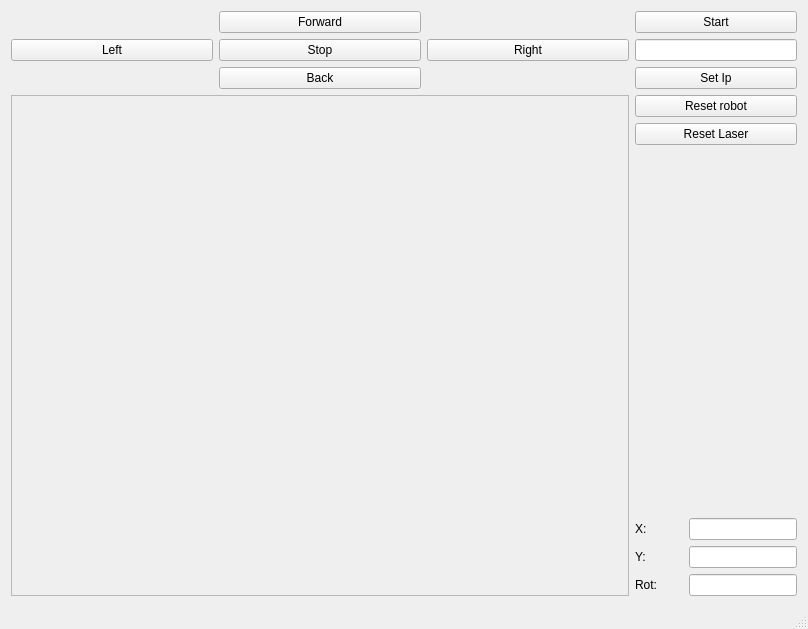
<?xml version="1.0" encoding="UTF-8"?>
<ui version="4.0">
 <class>MainWindow</class>
 <widget class="QMainWindow" name="MainWindow">
  <property name="geometry">
   <rect>
    <x>0</x>
    <y>0</y>
    <width>808</width>
    <height>629</height>
   </rect>
  </property>
  <property name="windowTitle">
   <string>MainWindow</string>
  </property>
  <widget class="QWidget" name="centralWidget">
   <layout class="QGridLayout" name="gridLayout">
    <item row="2" column="0">
     <widget class="QFrame" name="frame">
      <property name="sizePolicy">
       <sizepolicy hsizetype="MinimumExpanding" vsizetype="Expanding">
        <horstretch>0</horstretch>
        <verstretch>0</verstretch>
       </sizepolicy>
      </property>
      <property name="minimumSize">
       <size>
        <width>600</width>
        <height>450</height>
       </size>
      </property>
      <property name="frameShape">
       <enum>QFrame::StyledPanel</enum>
      </property>
      <property name="frameShadow">
       <enum>QFrame::Raised</enum>
      </property>
     </widget>
    </item>
    <item row="1" column="1">
     <layout class="QVBoxLayout" name="verticalLayout">
      <item>
       <widget class="QPushButton" name="pushButton_9">
        <property name="sizePolicy">
         <sizepolicy hsizetype="Fixed" vsizetype="Fixed">
          <horstretch>0</horstretch>
          <verstretch>0</verstretch>
         </sizepolicy>
        </property>
        <property name="minimumSize">
         <size>
          <width>162</width>
          <height>0</height>
         </size>
        </property>
        <property name="text">
         <string>Start</string>
        </property>
       </widget>
      </item>
      <item>
       <widget class="QLineEdit" name="lineEdit">
        <property name="sizePolicy">
         <sizepolicy hsizetype="Fixed" vsizetype="Fixed">
          <horstretch>0</horstretch>
          <verstretch>0</verstretch>
         </sizepolicy>
        </property>
        <property name="minimumSize">
         <size>
          <width>162</width>
          <height>0</height>
         </size>
        </property>
       </widget>
      </item>
      <item>
       <widget class="QPushButton" name="pushButton">
        <property name="sizePolicy">
         <sizepolicy hsizetype="Fixed" vsizetype="Fixed">
          <horstretch>0</horstretch>
          <verstretch>0</verstretch>
         </sizepolicy>
        </property>
        <property name="minimumSize">
         <size>
          <width>162</width>
          <height>0</height>
         </size>
        </property>
        <property name="text">
         <string>Set Ip</string>
        </property>
       </widget>
      </item>
     </layout>
    </item>
    <item row="1" column="0">
     <layout class="QGridLayout" name="gridLayout_2">
      <item row="1" column="2">
       <widget class="QPushButton" name="pushButton_5">
        <property name="sizePolicy">
         <sizepolicy hsizetype="Expanding" vsizetype="Fixed">
          <horstretch>0</horstretch>
          <verstretch>0</verstretch>
         </sizepolicy>
        </property>
        <property name="text">
         <string>Right</string>
        </property>
       </widget>
      </item>
      <item row="0" column="1">
       <widget class="QPushButton" name="pushButton_2">
        <property name="sizePolicy">
         <sizepolicy hsizetype="Expanding" vsizetype="Fixed">
          <horstretch>0</horstretch>
          <verstretch>0</verstretch>
         </sizepolicy>
        </property>
        <property name="text">
         <string>Forward</string>
        </property>
       </widget>
      </item>
      <item row="1" column="0">
       <widget class="QPushButton" name="pushButton_6">
        <property name="sizePolicy">
         <sizepolicy hsizetype="Expanding" vsizetype="Fixed">
          <horstretch>0</horstretch>
          <verstretch>0</verstretch>
         </sizepolicy>
        </property>
        <property name="text">
         <string>Left</string>
        </property>
       </widget>
      </item>
      <item row="2" column="1">
       <widget class="QPushButton" name="pushButton_3">
        <property name="sizePolicy">
         <sizepolicy hsizetype="Expanding" vsizetype="Fixed">
          <horstretch>0</horstretch>
          <verstretch>0</verstretch>
         </sizepolicy>
        </property>
        <property name="text">
         <string>Back</string>
        </property>
       </widget>
      </item>
      <item row="1" column="1">
       <widget class="QPushButton" name="pushButton_4">
        <property name="sizePolicy">
         <sizepolicy hsizetype="Expanding" vsizetype="Fixed">
          <horstretch>0</horstretch>
          <verstretch>0</verstretch>
         </sizepolicy>
        </property>
        <property name="text">
         <string>Stop</string>
        </property>
       </widget>
      </item>
     </layout>
    </item>
    <item row="2" column="1">
     <layout class="QVBoxLayout" name="verticalLayout_2">
      <item>
       <widget class="QPushButton" name="pushButton_8">
        <property name="sizePolicy">
         <sizepolicy hsizetype="Fixed" vsizetype="Fixed">
          <horstretch>0</horstretch>
          <verstretch>0</verstretch>
         </sizepolicy>
        </property>
        <property name="minimumSize">
         <size>
          <width>162</width>
          <height>0</height>
         </size>
        </property>
        <property name="text">
         <string>Reset robot</string>
        </property>
       </widget>
      </item>
      <item>
       <widget class="QPushButton" name="pushButton_7">
        <property name="sizePolicy">
         <sizepolicy hsizetype="Fixed" vsizetype="Fixed">
          <horstretch>0</horstretch>
          <verstretch>0</verstretch>
         </sizepolicy>
        </property>
        <property name="minimumSize">
         <size>
          <width>162</width>
          <height>0</height>
         </size>
        </property>
        <property name="text">
         <string>Reset Laser</string>
        </property>
       </widget>
      </item>
      <item>
       <spacer name="verticalSpacer">
        <property name="orientation">
         <enum>Qt::Vertical</enum>
        </property>
        <property name="sizeHint" stdset="0">
         <size>
          <width>20</width>
          <height>40</height>
         </size>
        </property>
       </spacer>
      </item>
      <item>
       <layout class="QGridLayout" name="gridLayout_3">
        <item row="0" column="0">
         <widget class="QLabel" name="label">
          <property name="text">
           <string>X:</string>
          </property>
         </widget>
        </item>
        <item row="2" column="0">
         <widget class="QLabel" name="label_3">
          <property name="text">
           <string>Rot:</string>
          </property>
         </widget>
        </item>
        <item row="1" column="0">
         <widget class="QLabel" name="label_2">
          <property name="text">
           <string>Y:</string>
          </property>
         </widget>
        </item>
        <item row="0" column="1">
         <widget class="QLineEdit" name="lineEdit_2">
          <property name="sizePolicy">
           <sizepolicy hsizetype="Fixed" vsizetype="Fixed">
            <horstretch>0</horstretch>
            <verstretch>0</verstretch>
           </sizepolicy>
          </property>
          <property name="focusPolicy">
           <enum>Qt::NoFocus</enum>
          </property>
          <property name="readOnly">
           <bool>true</bool>
          </property>
         </widget>
        </item>
        <item row="1" column="1">
         <widget class="QLineEdit" name="lineEdit_3">
          <property name="sizePolicy">
           <sizepolicy hsizetype="Fixed" vsizetype="Fixed">
            <horstretch>0</horstretch>
            <verstretch>0</verstretch>
           </sizepolicy>
          </property>
          <property name="focusPolicy">
           <enum>Qt::NoFocus</enum>
          </property>
          <property name="readOnly">
           <bool>true</bool>
          </property>
         </widget>
        </item>
        <item row="2" column="1">
         <widget class="QLineEdit" name="lineEdit_4">
          <property name="sizePolicy">
           <sizepolicy hsizetype="Fixed" vsizetype="Fixed">
            <horstretch>0</horstretch>
            <verstretch>0</verstretch>
           </sizepolicy>
          </property>
          <property name="focusPolicy">
           <enum>Qt::NoFocus</enum>
          </property>
          <property name="readOnly">
           <bool>true</bool>
          </property>
         </widget>
        </item>
       </layout>
      </item>
     </layout>
    </item>
   </layout>
  </widget>
  <widget class="QStatusBar" name="statusBar"/>
 </widget>
 <layoutdefault spacing="6" margin="11"/>
 <resources/>
 <connections/>
</ui>
